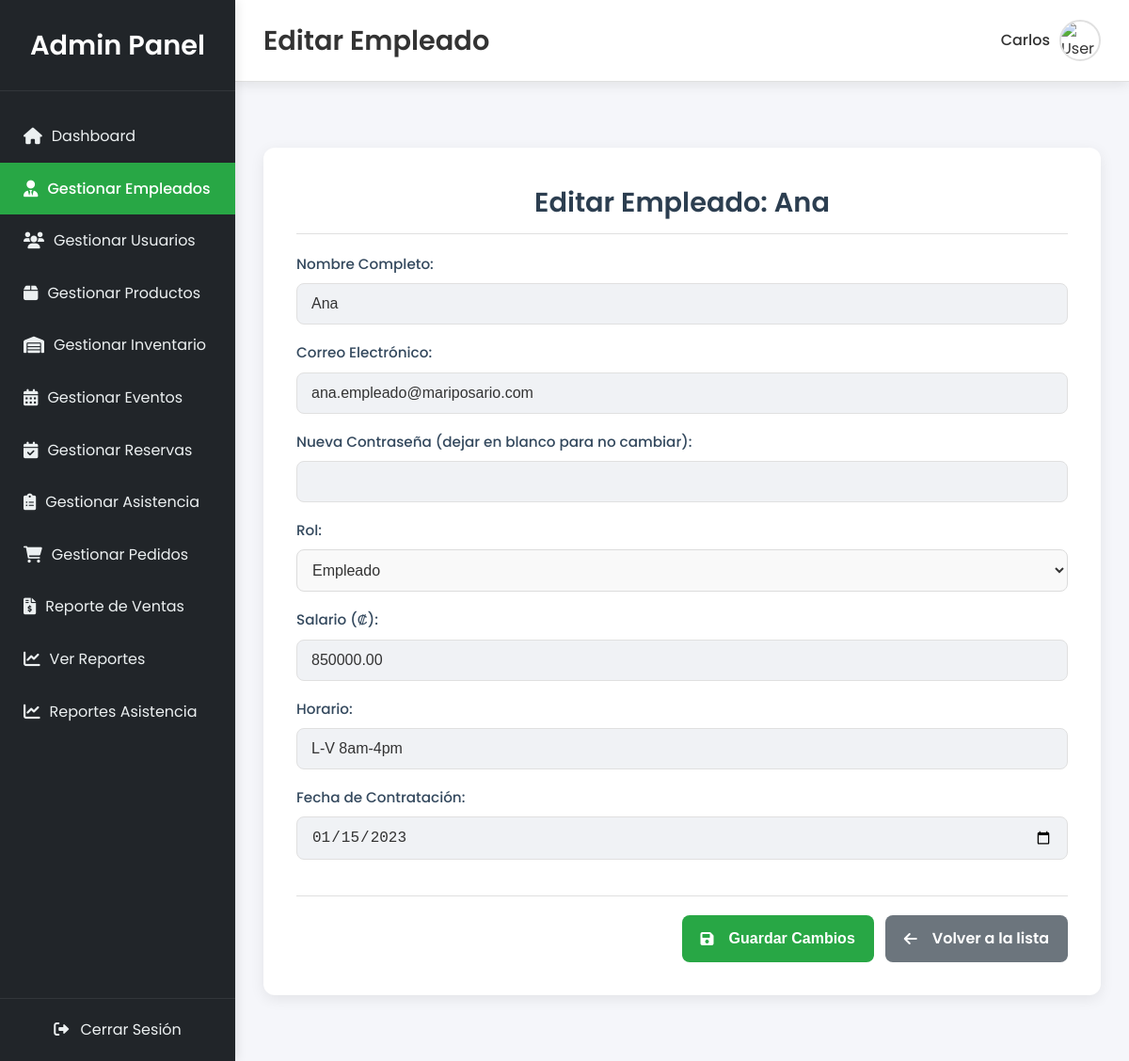
/Proyecto-Mariposario/admin/edit_empleado.php?id=3 (signed in), run on the app's committed database.
### tables this page shows
CREATE TABLE Empleado (
    ID_Empleado INT PRIMARY KEY AUTO_INCREMENT,
    ID_Usuario INT UNIQUE NOT NULL,
    Nombre VARCHAR(100),
    Correo VARCHAR(100),
    Salario DECIMAL(10,2),
    Rol VARCHAR(50),
    Horario VARCHAR(255) DEFAULT 'No especificado',
    Fecha_Contratacion DATE,
    FOREIGN KEY (ID_Usuario) REFERENCES Usuario(ID_Usuario)
);

CREATE TABLE Usuario (
    ID_Usuario INT PRIMARY KEY AUTO_INCREMENT,
    ID_Rol INT NOT NULL,
    Nombre VARCHAR(100) NOT NULL,
    Apellido VARCHAR(100),
    Correo VARCHAR(255) UNIQUE NOT NULL,
    Contrasena VARCHAR(255) NOT NULL,
    Telefono VARCHAR(20),
    Direccion TEXT,
    Foto_Perfil VARCHAR(255) DEFAULT 'img/default-user.png',
    Fecha_Registro DATETIME DEFAULT CURRENT_TIMESTAMP,
    Estado ENUM('activo','inactivo') DEFAULT 'activo',
    FOREIGN KEY (ID_Rol) REFERENCES Rol(ID_Rol)
);

CREATE TABLE Rol (
    ID_Rol INT PRIMARY KEY,
    Nombre VARCHAR(100) NOT NULL,
    Tipo_Notificacion VARCHAR(100),
    Descripcion VARCHAR(300)
);

### Proyecto-Mariposario/admin/edit_empleado.php (the view, shortened to what this page needs)
<?php
include '../DB.php';
$page_title = 'Editar Empleado';
$empleado_usuario_id = $_GET['id'] ?? null;
$empleado_data = null;
$roles = [];
try {
    if (isset($conn) && $conn instanceof mysqli) {
        $result_roles = $conn->query("SELECT ID_Rol, Nombre FROM Rol WHERE Nombre != 'Cliente' ORDER BY Nombre ASC");
        if ($result_roles) {
            while ($row = $result_roles->fetch_assoc()) {
                $roles[] = $row;
            }
        } else {
            throw new Exception("Error al cargar roles: " . $conn->error);
        }
        $stmt_get_empleado = $conn->prepare("
            SELECT
                u.ID_Usuario,
                u.Nombre,
                u.Correo,
                u.ID_Rol,
                e.Salario,
                e.Horario,
                e.Fecha_Contratacion
            FROM
                Usuario u
            LEFT JOIN
                Empleado e ON u.ID_Usuario = e.ID_Usuario
            WHERE
                u.ID_Usuario = ?
        ");
        $stmt_get_empleado->bind_param("i", $empleado_usuario_id);
        $stmt_get_empleado->execute();
        $result_get_empleado = $stmt_get_empleado->get_result();
        if ($result_get_empleado->num_rows > 0) {
            $empleado_data = $result_get_empleado->fetch_assoc();
        } else {
            $message = "Empleado no encontrado.";
            $message_type = "danger";
            header('Location: gestion_empleados.php?message=' . urlencode($message) . '&type=' . urlencode($message_type));
            exit;
        }
    } else {
        throw new Exception("Error: La conexión a la base de datos no está disponible o no es MySQLi.");
    }
} catch (Exception | mysqli_sql_exception $e) {
    error_log("Error general al cargar/editar empleado: " . $e->getMessage());
    $message = "Error general al cargar/editar empleado: " . htmlspecialchars($e->getMessage());
    $message_type = "danger";
}
?>
<!DOCTYPE html>
<html lang="es">
<head>
    <link rel="stylesheet" href="https://cdnjs.cloudflare.com/ajax/libs/font-awesome/6.0.0-beta3/css/all.min.css">
    <link rel="stylesheet" href="../css/admin.css">
</head>
<body>
    <div class="admin-dashboard-layout">
        <aside class="sidebar">
            <div class="sidebar-header">
                <h3>Admin Panel</h3>
            </div>
            <nav class="sidebar-nav">
                <div class="menu-scroll">
                    <ul>
                        <li><a href="dashboard.php" class="<?php echo (basename($_SERVER['PHP_SELF']) == 'dashboard.php') ? 'active' : ''; ?>"><i class="fas fa-home"></i> Dashboard</a></li>
                        <li><a href="gestion_empleados.php" class="<?php echo (in_array(basename($_SERVER['PHP_SELF']), ['gestion_empleados.php', 'add_empleado.php', 'edit_empleado.php'])) ? 'active' : ''; ?>"><i class="fas fa-user-tie"></i> Gestionar Empleados</a></li>
                        <li><a href="users.php" class="<?php echo (basename($_SERVER['PHP_SELF']) == 'users.php') ? 'active' : ''; ?>"><i class="fas fa-users"></i> Gestionar Usuarios</a></li>
                        <li><a href="products.php" class="<?php echo (basename($_SERVER['PHP_SELF']) == 'products.php') ? 'active' : ''; ?>"><i class="fas fa-box"></i> Gestionar Productos</a></li>
                        <li><a href="inventarioAdmin.php" class="<?php echo (in_array(basename($_SERVER['PHP_SELF']), ['inventarioAdmin.php', 'add_inventario.php', 'edit_inventario.php'])) ? 'active' : ''; ?>"><i class="fas fa-warehouse"></i> Gestionar Inventario</a></li>
                        <li><a href="eventoAdmin.php" class="<?php echo (basename($_SERVER['PHP_SELF']) == 'eventoAdmin.php') ? 'active' : ''; ?>"><i class="fas fa-calendar-alt"></i> Gestionar Eventos</a></li>
                        <li><a href="ReservaAdmin.php" class="<?php echo (basename($_SERVER['PHP_SELF']) == 'ReservaAdmin.php') ? 'active' : ''; ?>"><i class="fas fa-calendar-check"></i> Gestionar Reservas</a></li>
                        <li><a href="InsEventoAdmin.php" class="<?php echo (basename($_SERVER['PHP_SELF']) == 'InsEventoAdmin.php') ? 'active' : ''; ?>"><i class="fas fa-clipboard-list"></i> Gestionar Asistencia</a></li>
                        <li><a href="pedidos.php" class="<?php echo (in_array(basename($_SERVER['PHP_SELF']), ['pedidos.php', 'edit_pedido.php'])) ? 'active' : ''; ?>"><i class="fas fa-shopping-cart"></i> Gestionar Pedidos</a></li>
                        <li><a href="reporte_ventas.php" class="<?php echo (basename($_SERVER['PHP_SELF']) == 'reporte_ventas.php') ? 'active' : ''; ?>"><i class="fas fa-file-invoice-dollar"></i> Reporte de Ventas</a></li>
                        <li><a href="reports.php" class="<?php echo (basename($_SERVER['PHP_SELF']) == 'reports.php') ? 'active' : ''; ?>"><i class="fas fa-chart-line"></i> Ver Reportes</a></li>
                        <li><a href="reportAsis.php" class="<?php echo (basename($_SERVER['PHP_SELF']) == 'reports.php') ? 'active' : ''; ?>"><i class="fas fa-chart-line"></i> Reportes Asistencia</a></li>
                    </ul>
                </div>
            </nav>
            <div class="sidebar-footer">
                <a href="../logout.php"><i class="fas fa-sign-out-alt"></i> Cerrar Sesión</a>
            </div>
        </aside>
        <div class="main-panel">
            <header class="main-panel-header">
                <h2><?php echo $page_title; ?></h2>
                <div class="user-profile"><span><?php echo htmlspecialchars($_SESSION['user_name'] ?? 'Admin'); ?></span><img src="../images/user-avatar.png" alt="User Avatar"></div>
            </header>
            <main class="content-area">
                <div class="admin-content">
                    <?php if ($empleado_data): ?>
                        <h3>Editar Empleado: <?php echo htmlspecialchars($empleado_data['Nombre']); ?></h3>
                        <form action="edit_empleado.php?id=<?php echo htmlspecialchars($empleado_usuario_id); ?>" method="POST" class="admin-form">
                            <div class="form-group">
                                <label for="nombre">Nombre Completo:</label>
                                <input type="text" id="nombre" name="nombre" value="<?php echo htmlspecialchars($empleado_data['Nombre']); ?>" required>
                            </div>
                            <div class="form-group">
                                <label for="correo">Correo Electrónico:</label>
                                <input type="email" id="correo" name="correo" value="<?php echo htmlspecialchars($empleado_data['Correo']); ?>" required>
                            </div>
                            <div class="form-group">
                                <label for="contrasena">Nueva Contraseña (dejar en blanco para no cambiar):</label>
                                <input type="password" id="contrasena" name="contrasena" minlength="6">
                            </div>
                            <div class="form-group">
                                <label for="id_rol">Rol:</label>
                                <select id="id_rol" name="id_rol" required>
                                    <?php foreach ($roles as $rol): ?>
                                        <option value="<?php echo htmlspecialchars($rol['ID_Rol']); ?>"
                                            <?php echo ($empleado_data['ID_Rol'] == $rol['ID_Rol']) ? 'selected' : ''; ?>>
                                            <?php echo htmlspecialchars($rol['Nombre']); ?>
                                        </option>
                                    <?php endforeach; ?>
                                </select>
                            </div>
                            <div class="form-group">
                                <label for="salario">Salario (₡):</label>
                                <input type="number" id="salario" name="salario" step="0.01" min="0" value="<?php echo htmlspecialchars($empleado_data['Salario'] ?? '0.00'); ?>">
                            </div>
                            <div class="form-group">
                                <label for="horario">Horario:</label>
                                <input type="text" id="horario" name="horario" value="<?php echo htmlspecialchars($empleado_data['Horario'] ?? ''); ?>" placeholder="Ej: L-V 8:00 AM - 5:00 PM">
                            </div>
                            <div class="form-group">
                                <label for="fecha_contratacion">Fecha de Contratación:</label>
                                <input type="date" id="fecha_contratacion" name="fecha_contratacion" value="<?php echo htmlspecialchars($empleado_data['Fecha_Contratacion'] ?? ''); ?>">
                            </div>
                            <div class="form-actions">
                                <button type="submit" class="btn btn-primary"><i class="fas fa-save"></i> Guardar Cambios</button>
                                <a href="gestion_empleados.php" class="btn btn-secondary"><i class="fas fa-arrow-left"></i> Volver a la lista</a>
                            </div>
                        </form>
                    <?php endif; ?>
                </div>
            </main>
        </div>
    </div>
</body>
</html>

### Proyecto-Mariposario/admin/edit_empleado.php (style rules this page uses)
body { font-family: 'Poppins', sans-serif;background:#f5f6fa;margin:0; }
.admin-content { max-width: 900px;margin:40px auto;background:#fff;padding:35px;border-radius:12px;box-shadow:0 4px 15px rgba(0,0,0,0.08); }
.admin-content h3 { font-size:1.8rem;margin-bottom:20px;text-align:center;color:#2c3e50;border-bottom:1px solid #e0e0e0;padding-bottom:10px; }
.admin-form { display:flex;flex-direction:column;gap:18px; }
.form-group label { font-weight:500;margin-bottom:8px;color:#34495e; display: block; }
.form-group input, .form-group select { padding:12px;width:100%;font-size:1rem;border:1px solid #dcdcdc;border-radius:8px;background:#f9f9f9;box-sizing:border-box; }
.form-actions { display:flex;justify-content:flex-end;gap:12px;margin-top:20px; }
.btn { display:inline-flex;align-items:center;gap:8px;padding:12px 20px;font-weight:600;border-radius:8px;text-decoration:none;transition:0.3s;cursor:pointer;border:none; }
.btn-primary { background:#28a745;color:#fff; }
.btn-secondary { background:#6c757d;color:#fff; }

### data on the page
empleado: ID_Usuario.Nombre "Ana", nombre "Ana", correo "ana.empleado@mariposario.com", salario "850000.00", horario "L-V 8am-4pm", fecha_contratacion "01/15/2023"
usuario: id_rol "Empleado"

### other printed values
$page_title "Editar Empleado"
$_SESSION['user_name'] "Carlos"
